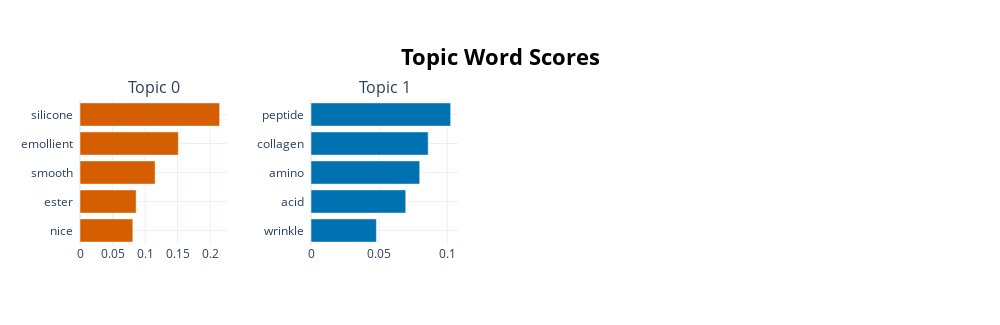

The code cell stored with this chart in its notebook:
### Code cell
#Visualize Terms
model.visualize_barchart()

### Figure 1 — Plotly figure (JSON) as saved in the notebook; plotly's stock layout.template omitted (floating-point values rounded to 4 significant figures)
{"data": [{"marker": {"color": "#D55E00"}, "orientation": "h", "type": "bar", "x": [0.08121, 0.0863, 0.1155, 0.1511, 0.2146], "xaxis": "x", "y": ["nice  ", "ester  ", "smooth  ", "emollient  ", "silicone  "], "yaxis": "y"}, {"marker": {"color": "#0072B2"}, "orientation": "h", "type": "bar", "x": [0.04798, 0.06953, 0.07977, 0.08599, 0.1025], "xaxis": "x2", "y": ["wrinkle  ", "acid  ", "amino  ", "collagen  ", "peptide  "], "yaxis": "y2"}], "layout": {"annotations": [{"font": {"size": 16}, "showarrow": false, "text": "Topic 0", "x": 0.0875, "xanchor": "center", "xref": "paper", "y": 1, "yanchor": "bottom", "yref": "paper"}, {"font": {"size": 16}, "showarrow": false, "text": "Topic 1", "x": 0.3625, "xanchor": "center", "xref": "paper", "y": 1, "yanchor": "bottom", "yref": "paper"}], "height": 325, "hoverlabel": {"bgcolor": "white", "font": {"family": "Rockwell", "size": 16}}, "showlegend": false, "title": {"font": {"color": "Black", "size": 22}, "text": "<b>Topic Word Scores", "x": 0.5, "xanchor": "center", "yanchor": "top"}, "width": 1000, "xaxis": {"anchor": "y", "domain": [0, 0.175], "showgrid": true}, "xaxis2": {"anchor": "y2", "domain": [0.275, 0.45], "showgrid": true}, "xaxis3": {"anchor": "y3", "domain": [0.55, 0.725], "showgrid": true}, "xaxis4": {"anchor": "y4", "domain": [0.825, 1], "showgrid": true}, "yaxis": {"anchor": "x", "domain": [0, 1], "showgrid": true}, "yaxis2": {"anchor": "x2", "domain": [0, 1], "showgrid": true}, "yaxis3": {"anchor": "x3", "domain": [0, 1], "showgrid": true}, "yaxis4": {"anchor": "x4", "domain": [0, 1], "showgrid": true}}}
